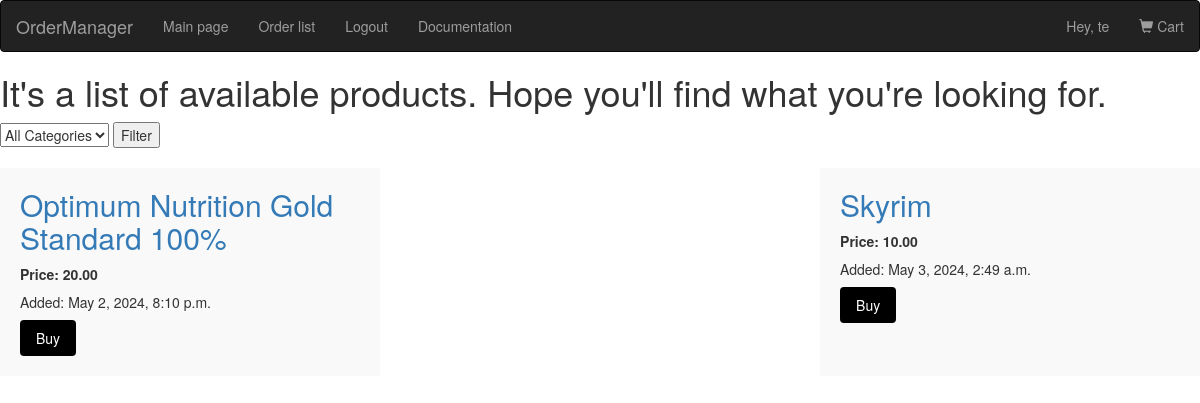
The app's page / (signed in) with its own data.
### users/models.py (models this page shows, shortened)
class User(AbstractUser):
    class Role(models.TextChoices):
        USER = "USER", "user"
        ADMIN = "ADMIN", "admin"
    base_role = Role.USER
    role = models.CharField(max_length=50, choices=Role.choices, blank=True, null=True)

### market/models.py (models this page shows, shortened)
class Product(models.Model):
    category = models.ForeignKey(Category, on_delete=models.SET_NULL, null=True)
    name = models.CharField(max_length=150, blank=True, null=True)
    image = models.ImageField(upload_to='products/', default='/default/image.jpg')
    price = models.DecimalField(max_digits=10, decimal_places=2, blank=True, null=True)
    short_description = models.TextField(max_length=200, blank=True, null=True)
    description = RichTextField()
    old_price = models.DecimalField(
        default=None, max_digits=10, decimal_places=2, blank=True, null=True
    )
    created = models.DateTimeField(
        auto_now_add=False, blank=True, null=True, default=timezone.now
    )

### market/views.py (the view)
# urls.py: path("", views.MainPageView.as_view(), name="main"),
class MainPageView(View):
    def get(self, request):
        categories = Category.objects.all()
        products = Product.objects.all()
        category_id = request.GET.get('category')
        if category_id:
            products = products.filter(category_id=category_id)
        context = {"products": products, "categories": categories}
        return render(request, "market/main.html", context)

### market/templates/market/main.html (shortened to what this page needs)
{% extends "main.html" %}
{% block content %}
<section>
    {% if products %}
    <h1>It's a list of available products. Hope you'll find what you're looking for.</h1>
    <form method="GET">
        <select name="category">
            <option value="">All Categories</option>
        </select>
        <button type="submit">Filter</button>
    </form>
    <div class="product-list">
        {% for product in products %}
        <div class="product-item">
            <a href="{% url 'product-view' pk=product.id %}"><h2>{{ product.name }}</h2></a>
            <ul>
                <li>
                    {% if product.discounted_price %}
                    <span class="original-price">Price: {{ product.price }}</span>
                    <span class="discounted-price">{{ product.discounted_price }}</span>
                    {% else %}
                    <span class="price">Price: {{ product.price }}</span>
                    {% endif %}
                </li>
                <li>Added: {{ product.created }}</li>
            </ul>
            {% if request.user.role == 'USER' %}
            <a href="{% url 'user-order' pk=product.id %}" class="buy-button">Buy</a>
            {% endif %}
        </div>
        {% endfor %}
    </div>
    {% endif %}
</section>
{% endblock %}

### templates/havbar.html (shortened to what this page needs)
{% load static %}
<!DOCTYPE html>
<html lang="en">
<head>
  <link rel="stylesheet" href="https://maxcdn.bootstrapcdn.com/bootstrap/3.4.1/css/bootstrap.min.css">
  <link rel="stylesheet" href="{% static 'styles/main.css' %}">
</head>
{% block content %}
<body>
<nav class="navbar navbar-inverse">
  <div class="container-fluid">
    <div class="navbar-header">
      <a class="navbar-brand" href="{% url 'main' %}">OrderManager</a>
    </div>
    <ul class="nav navbar-nav">
      <li><a href="{% url 'main' %}">Main page</a></li>
      <li><a href="{% url 'showorders' %}">Order list</a></li>
      {% if request.user.is_authenticated %}
      <li><a href="{% url 'logout' %}">Logout</a></li>
      {% else %}
      <li><a href="{% url 'login' %}">Login/Sign Up</a></li>
      {% endif %}
      <li><a href="{% url 'docs' %}">Documentation</a></li>
    </ul>
    <ul class="nav navbar-nav navbar-right">
      {% if request.user.is_authenticated %}
      <li><p class="navbar-text">Hey, {{ request.user }}</p></li>
      <li><a href="{% url 'cart'%}"><span class="glyphicon glyphicon-shopping-cart"></span> Cart</a></li>
      {% endif %}
    </ul>
  </div>
</nav>
</body>
{% endblock %}
</html>

### static/styles/main.css (style rules this page uses)
.product-list { display: flex; flex-wrap: wrap; justify-content: space-between; margin-top: 20px; }
.product-item { width: calc(33.33% - 20px); background-color: #f9f9f9; padding: 20px; margin-bottom: 20px; }
.product-item h2 { margin-top: 0; }
.product-item ul { list-style-type: none; margin: 0; padding: 0; }
.product-item li { margin-bottom: 8px; }
.price { font-weight: bold; }
.buy-button { display: inline-block; padding: 8px 16px; background-color: #000000; color: #fff; text-decoration: none; border-radius: 4px; }
.buy-button { padding: 8px 16px; background-color: #000; color: #fff; border: none; border-radius: 4px; cursor: pointer; }

### records on screen
User: user "te"
Product: name "Optimum Nutrition Gold Standard 100%", price "20.00", created "May 2, 2024, 8:10 p.m."
Product: name "Skyrim", price "10.00", created "May 3, 2024, 2:49 a.m."
